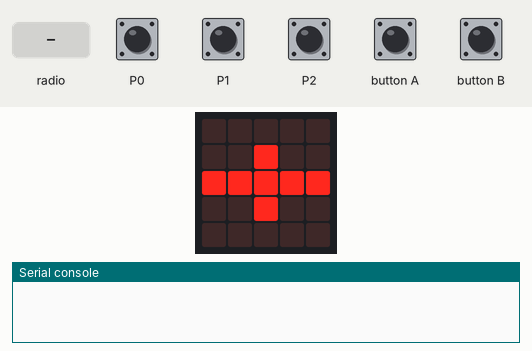
A program run on a simulated BBC micro:bit (MakeCode). Shown: the board's 5×5 LED display, the last lines printed to the serial console. The test bench sets the inputs (shaded band). No radio messages arrive unless stated (any console line starting 'radio sent:' is added by the test bench); the 48×5 strip is a reading aid, not a part: it shows the text the display is scrolling, unrolled, one strip-width of it at a time.

Above: at 12.2 s.
12.3 s: touch pin P0 pressed for 0.15 s
At 12.65 s:
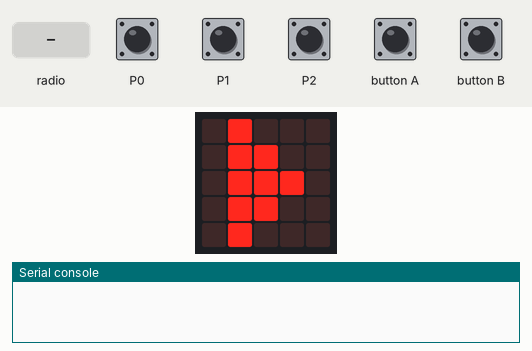
At 14.2 s:
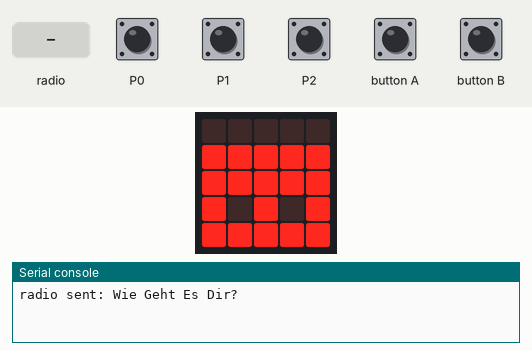
14.7 s: radio message "Wie Geht Es Dir?" arrives
At 15.7 s:
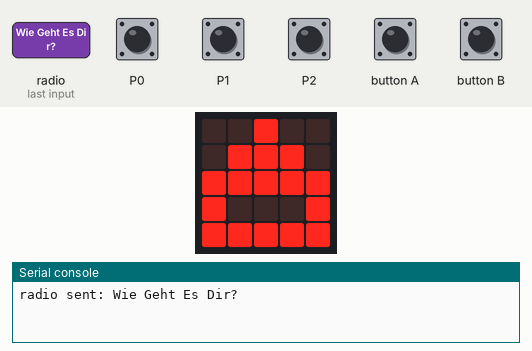

Measured:
- after the input at 12.3 s, the display: changes after 0.15 s (image 1)
- after the input at 14.7 s, the display: changes after 0.40 s (image 3)
- what the display in image 1 shows lasts 0.4 s, from 12.5 s to 12.9 s
- what the display in image 3 shows lasts 0.8 s, from 15.1 s to 15.9 s

The program:

main.ts
```typescript
input.onPinPressed(TouchPin.P0, function () {
    basic.showLeds(`
        . # . . .
        . # # . .
        . # # # .
        . # # . .
        . # . . .
        `)
    radio.sendString("Wie Geht Es Dir?")
    basic.showLeds(`
        . . . # .
        . . . # .
        . . . # .
        . # . # .
        . . # # .
        `)
    basic.showLeds(`
        . . . . .
        # # # # #
        # # # # #
        # . # . #
        # # # # #
        `)
})
input.onGesture(Gesture.TiltRight, function () {
    if (ONLINE == 0) {
        ONLINE = 1
        basic.showString("HALLO LEO")
        radio.sendString("LEO IST ONLINE")
        basic.showLeds(`
            . . . . .
            # # # # #
            # # # # #
            # . # . #
            # # # # #
            `)
    }
})
input.onButtonPressed(Button.A, function () {
    basic.showLeds(`
        . # . . .
        . # # . .
        . # # # .
        . # # . .
        . # . . .
        `)
    radio.sendString("Hallo")
    basic.showLeds(`
        . . . # .
        . . . # .
        . . . # .
        . # . # .
        . . # # .
        `)
    basic.showLeds(`
        . . . . .
        # # # # #
        # # # # #
        # . # . #
        # # # # #
        `)
})
input.onGesture(Gesture.TiltLeft, function () {
    if (ONLINE == 0) {
        ONLINE = 1
        basic.showString("HALLO UWE")
        radio.sendString("UWE IST ONLINE ")
        basic.showLeds(`
            . . . . .
            # # # # #
            # # # # #
            # . # . #
            # # # # #
            `)
    }
})
input.onPinPressed(TouchPin.P2, function () {
    basic.showLeds(`
        . # . . .
        . # # . .
        . # # # .
        . # # . .
        . # . . .
        `)
    radio.sendString("Mitttel")
    basic.showLeds(`
        . . . # .
        . . . # .
        . . . # .
        . # . # .
        . . # # .
        `)
    basic.showLeds(`
        . . . . .
        # # # # #
        # # # # #
        # . # . #
        # # # # #
        `)
})
input.onGesture(Gesture.Shake, function () {
    if (ONLINE == 0) {
        ONLINE = 1
        basic.showString("HALLO MIRIAM")
        radio.sendString("MIRIAM IST ONLINE")
        basic.showLeds(`
            . . . . .
            # # # # #
            # # # # #
            # . # . #
            # # # # #
            `)
    }
})
radio.onReceivedString(function (receivedString) {
    basic.showLeds(`
        . . . . .
        # # # # #
        # # # # #
        # . # . #
        # # # # #
        `)
    basic.showLeds(`
        . . # . .
        . # # # .
        # # # # #
        # . . . #
        # # # # #
        `)
    basic.showLeds(`
        . . # . .
        . # # # .
        # # # # #
        # . . . #
        # # # # #
        `)
    basic.showString(receivedString)
    basic.showLeds(`
        . . . . .
        # # # # #
        # # # # #
        # . # . #
        # # # # #
        `)
})
input.onButtonPressed(Button.B, function () {
    basic.showLeds(`
        . # . . .
        . # # . .
        . # # # .
        . # # . .
        . # . . .
        `)
    radio.sendString("Tschuess")
    basic.showLeds(`
        . . . # .
        . . . # .
        . . . # .
        . # . # .
        . . # # .
        `)
    basic.showLeds(`
        . . . . .
        # # # # #
        # # # # #
        # . # . #
        # # # # #
        `)
})
input.onPinPressed(TouchPin.P1, function () {
    basic.showLeds(`
        . # . . .
        . # # . .
        . # # # .
        . # # . .
        . # . . .
        `)
    radio.sendString("GUT")
    basic.showLeds(`
        . . . # .
        . . . # .
        . . . # .
        . # . # .
        . . # # .
        `)
    basic.showLeds(`
        . . . . .
        # # # # #
        # # # # #
        # . # . #
        # # # # #
        `)
})
let ONLINE = 0
radio.setGroup(123)
ONLINE = 0
basic.showLeds(`
    . . . . .
    . . # . .
    . # . # .
    . . . . .
    . . . . .
    `)
basic.showLeds(`
    . . . . .
    . . . . .
    . # . # .
    . . # . .
    . . . . .
    `)
basic.showLeds(`
    . . . . .
    . . # . .
    . # . # .
    . . . . .
    . . . . .
    `)
basic.showLeds(`
    . . . . .
    . . . . .
    . # . # .
    . . # . .
    . . . . .
    `)
basic.showLeds(`
    . . . . .
    . . # . .
    . # . # .
    . . . . .
    . . . . .
    `)
basic.showLeds(`
    . . . . .
    . . . . .
    . # . # .
    . . # . .
    . . . . .
    `)
basic.showLeds(`
    . . . . .
    . . # . .
    . # . # .
    . . . . .
    . . . . .
    `)
basic.showLeds(`
    . . . . .
    . . . . .
    . # . # .
    . . # . .
    . . . . .
    `)
basic.showLeds(`
    . . . . .
    . . # . .
    . # . # .
    . . . . .
    . . . . .
    `)
basic.showLeds(`
    . . . . .
    . . . . .
    . # # # .
    . . . . .
    . . . . .
    `)
basic.showLeds(`
    . . . . .
    . . . . .
    # # # # #
    . . . . .
    . . . . .
    `)
basic.showLeds(`
    . . . . .
    # # # # #
    # # # # #
    # # # # #
    . . . . .
    `)
basic.showLeds(`
    # # # # #
    # # # # #
    # # # # #
    # # # # #
    # # # # #
    `)
basic.showString("LOGIN")
basic.showLeds(`
    . . . . .
    . . # . .
    # # # # #
    . . # . .
    . . . . .
    `)
```

test.ts
```typescript
// Hier kann man Tests durchführen; diese Datei wird nicht kompiliert, wenn dieses Paket als Erweiterung verwendet wird.
```
